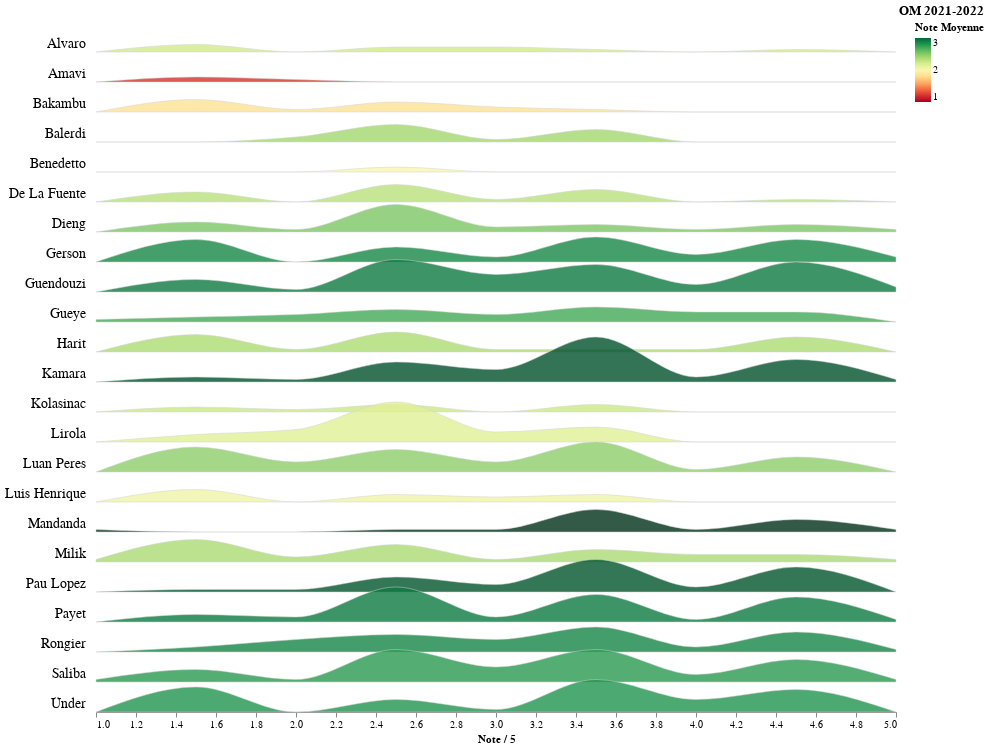

Notebook source saved alongside this figure:
### Markdown cell above
# Des joueurs, des notes

### Code cell
step = 30
overlap = 0.5

alt.Chart(fuse[['Joueur', 'Note_num']], height=step, width=800).transform_joinaggregate(
    mean_note='mean(Note_num)', groupby=['Joueur']
).transform_bin(
    ['bin_max', 'bin_min'], 'Note_num'
).transform_aggregate(
    value='count()', groupby=['Joueur', 'mean_note', 'bin_min', 'bin_max']
).transform_impute(
    impute='value', groupby=['Joueur', 'mean_note'], key='bin_min', value=0
).mark_area(
    interpolate='monotone',
    fillOpacity=0.8,
    stroke='lightgray',
    strokeWidth=0.5
).encode(
    x=alt.X('bin_min:Q', bin='binned', title='Note / 5'),
    y=alt.Y(
        'value:Q',
        scale=alt.Scale(range=[step, -step * overlap]),
        axis=None
    ),
    fill=alt.Fill(
        'mean_note:Q',
        legend=alt.Legend(title='Note Moyenne'),
        scale=alt.Scale(domain=[1, 3], scheme='redyellowgreen')
    ),
    tooltip=['Joueur:N', alt.Tooltip('mean_note:Q', title='Moyenne', format='.1f')]
).facet(
    row=alt.Row(
        'Joueur:N',
        title=None,
        header=alt.Header(labelAngle=0, labelAlign='left', labelFontSize=14, labelBaseline='top'),
    )
).properties(
    title='OM 2021-2022',
    bounds='flush',
).configure_facet(
    spacing=0,
).configure_view(
    stroke=None
).configure_title(
    anchor='end'
)

### Figure 1 — Vega-Lite specification as saved in the notebook (floating-point values rounded to 4 significant figures; data arrays with more than 128 entries replaced by an {"elided": "..."} marker saying what was removed)
{"config": {"view": {"continuousWidth": 400, "continuousHeight": 300, "stroke": null}, "facet": {"spacing": 0}, "title": {"anchor": "end"}}, "data": {"name": "data-5afd8fc5aa57e55a74232ca01a06d27d"}, "facet": {"row": {"field": "Joueur", "header": {"labelAlign": "left", "labelAngle": 0, "labelBaseline": "top", "labelFontSize": 14}, "title": null, "type": "nominal"}}, "spec": {"mark": {"type": "area", "fillOpacity": 0.8, "interpolate": "monotone", "stroke": "lightgray", "strokeWidth": 0.5}, "encoding": {"fill": {"field": "mean_note", "legend": {"title": "Note Moyenne"}, "scale": {"domain": [1, 3], "scheme": "redyellowgreen"}, "type": "quantitative"}, "tooltip": [{"field": "Joueur", "type": "nominal"}, {"field": "mean_note", "format": ".1f", "title": "Moyenne", "type": "quantitative"}], "x": {"bin": "binned", "field": "bin_min", "title": "Note / 5", "type": "quantitative"}, "y": {"axis": null, "field": "value", "scale": {"range": [30, -15.0]}, "type": "quantitative"}}, "height": 30, "transform": [{"joinaggregate": [{"op": "mean", "field": "Note_num", "as": "mean_note"}], "groupby": ["Joueur"]}, {"bin": true, "field": "Note_num", "as": ["bin_max", "bin_min"]}, {"aggregate": [{"op": "count", "as": "value"}], "groupby": ["Joueur", "mean_note", "bin_min", "bin_max"]}, {"impute": "value", "key": "bin_min", "groupby": ["Joueur", "mean_note"], "value": 0}], "width": 800}, "bounds": "flush", "title": "OM 2021-2022", "$schema": "https://vega.github.io/schema/vega-lite/v4.17.0.json", "datasets": {"data-5afd8fc5aa57e55a74232ca01a06d27d": {"elided": "648 records"}}}
